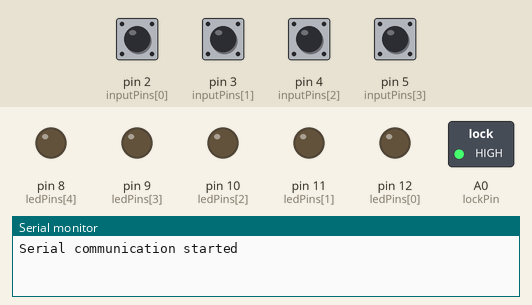
Bench run of a sketch on a simulated Arduino Uno, built with avr-gcc and run on an emulated ATmega328P. Shown: switched loads named in the sketch (green lamp = pin HIGH), output pins drawn as LEDs (lit = HIGH), the last lines printed to the serial monitor. The test bench sets the inputs (shaded band); at power-on: pin 2 (inputPins[0]), pin 3 (inputPins[1]), pin 4 (inputPins[2]), pin 5 (inputPins[3]) HIGH.

Above: at 1.2 s.
1.3 s: pin 2 (inputPins[0]) pulled LOW for 0.15 s
At 2.3 s:
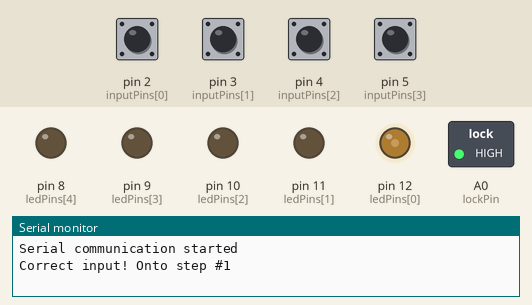
4.3 s: pin 3 (inputPins[1]) pulled LOW for 1 s
At 5.7 s:
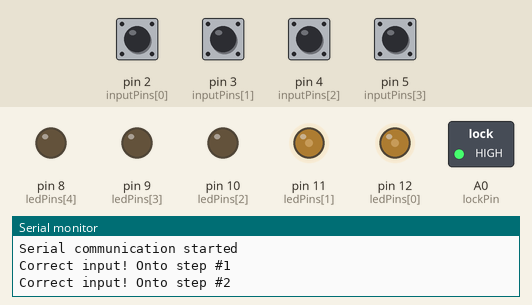
7.3 s: pin 3 (inputPins[1]) pulled LOW for 0.15 s
At 8.0 s:
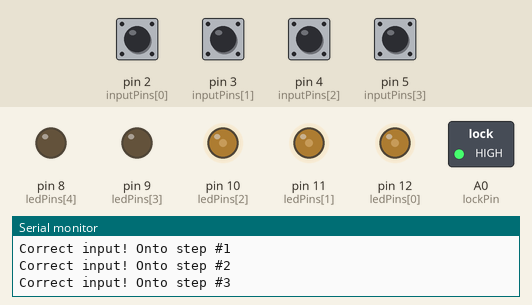
10.3 s: pin 4 (inputPins[2]) pulled LOW for 0.15 s
At 11.5 s:
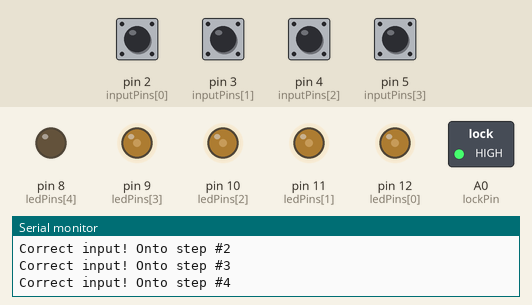
12.0 s: pin 5 (inputPins[3]) pulled LOW for 0.15 s
At 13.2 s:
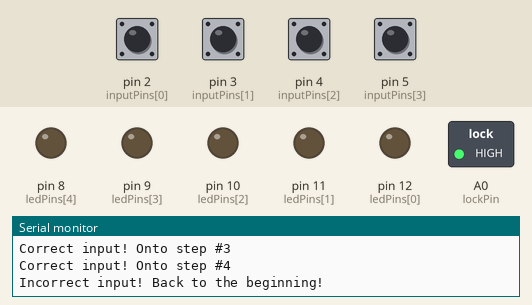
13.6 s: pin 2 (inputPins[0]) pulled LOW for 1 s
At 15.2 s:
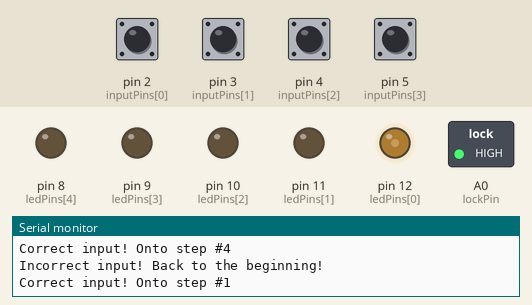
Timing chart, 0 to 16.7 s (numbered marks = the images above; inputs shaded):
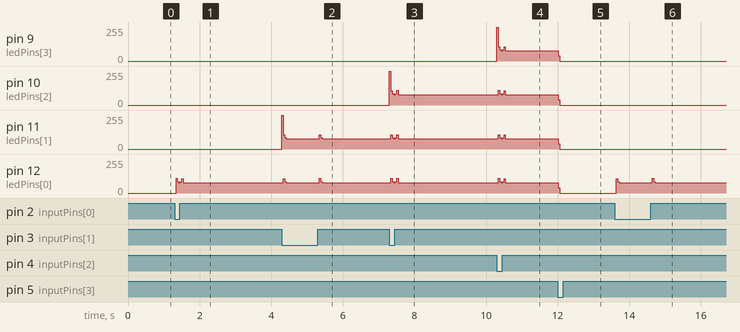

Measured:
- after the input at 1.3 s, pin 12 (ledPins[0]): 0/255 → 78/255 at once
- after the input at 4.3 s, pin 11 (ledPins[1]): 0/255 → 77/255 at once, → 78/255 1.0 s later
- after the input at 7.3 s, pin 10 (ledPins[2]): 0/255 → 78/255 at once
- after the input at 10.3 s, pin 9 (ledPins[3]): 0/255 → 78/255 at once
- after the input at 12.0 s, pin 9 (ledPins[3]), pin 10 (ledPins[2]), pin 11 (ledPins[1]), pin 12 (ledPins[0]): 78/255 → 0/255 at once
- after the input at 13.6 s, pin 12 (ledPins[0]): 0/255 → 77/255 at once, → 78/255 1.0 s later

The sketch:

InputSequence.ino
```cpp
/**
* Input Sequence
*
* Alastair Aitchison (c) 2017
*
* This puzzle requires the user to enter a set of inputs in the correct order.
* i.e. press a sequence of buttons.
* The number of inputs and the length of sequence are customisable.
*/

// DEFINES
// Provides debugging information over serial connection
#define DEBUG

// CONSTANTS
// Define the number of possible "inputs" - i.e. the number of switches, buttons etc. that the player can press
const byte numInputs = 4;
// What pins are those buttons connected to? (other wire should go to ground)
const byte inputPins[numInputs] = {2, 3, 4, 5};
// Define the number of steps in the sequence that the player must follow
const byte numSteps = 10;
// The correct sequence of inputs required to solve the puzzle.
const byte steps[numSteps] = {0, 1, 1, 2, 2, 3, 3, 0, 0, 0,}; // i.e. press button #2 once, then button #3 twice, then button #0, then button #1.
// These pins are used to light up LEDs to show the player's progress, so one output pin per step in the puzzle.
const byte ledPins[numSteps] = {12, 11, 10, 9, 8, 12, 11, 10, 9, 8};
// This pin will be driven LOW to release a lock when puzzle is solved
const byte lockPin = A0;

// GLOBALS
// Assume the default state of each switch is HIGH.
bool lastInputState[] = {HIGH, HIGH, HIGH, HIGH};
// What step of the sequence is the player currently on?
int currentStep = 0;

// Switches can "bounce" when they open/close, generating a flurry of false readings
// To prevent this, we'll add a short delay between each time an input value
// is read.
// The last time the input switch was toggled
unsigned long lastDebounceTime = 0;
// The amount of time (in ms) to wait before reading again
unsigned long debounceDelay = 50;

// Setup function runs once when first starting (or resetting) the board
void setup() {

  // Initialise the input pins that have switches attached
  for(int i=0; i< numInputs; i++){
    pinMode(inputPins[i], INPUT_PULLUP);
  }

  // Initialise the LED pins that show progress through the sequence
  for(int i=0; i< numSteps; i++){
    pinMode(ledPins[i], OUTPUT);
  }

  // Set the lock pin as output and secure the lock
  pinMode(lockPin, OUTPUT);
  digitalWrite(lockPin, HIGH);

  #ifdef DEBUG
    // Open communications on serial port
    Serial.begin(9600);
    Serial.println(F("Serial communication started"));
  #endif
}

// The main program loop runs continuously
void loop() {

  // Check that we've waited at least "debounceDelay" since last input
  if ( (millis() - lastDebounceTime) > debounceDelay) {

    // Loop through all the inputs
    for(int i=0; i<numInputs; i++){
      int currentInputState = digitalRead(inputPins[i]);

      // If the input has changed, reset the debounce timer
      if(currentInputState != lastInputState[i]) {
        lastDebounceTime = millis();
      }

      // If the input is currently being pressed (and wasn't before)
      // Note that since the input pins are configured as INPUT_PULLUP,
      // they read as LOW when pressed and HIGH when not.
      if(currentInputState == LOW && lastInputState[i] == HIGH) {
        // Was this the correct input for this step of the sequence?
        if(steps[currentStep] == i) {
          currentStep++;

          #ifdef DEBUG
            Serial.print(F("Correct input! Onto step #"));
            Serial.println(currentStep);
          #endif
        }
        // Incorrect input!
        else {
          currentStep = 0;
          Serial.println(F("Incorrect input! Back to the beginning!"));
        }
      }

      // Update the stored value for this input
      lastInputState[i] = currentInputState;
    }
  }

  // Check whether the puzzle has been solved
  if(currentStep == numSteps){
    onSolve();
  }

  // Turn on the number of LEDs corresponding to the current step
  for(int i=0; i<numSteps; i++){
    digitalWrite(ledPins[i], (i < currentStep ? HIGH : LOW));
  }
}

// Takes action when the puzzle becomes solved
void onSolve(){

  #ifdef DEBUG
    // Print a message
    Serial.println(F("Puzzle Solved!"));
  #endif

  // Release the lock
  digitalWrite(lockPin, LOW);

  // Loop forever
  while(true){

    // Flash LEDs
    for(int i=0; i<numSteps; i++){
      digitalWrite(ledPins[i], HIGH);
      delay(100);
    }
    delay(100);
    for(int i=0; i<numSteps; i++){
      digitalWrite(ledPins[i], LOW);
      delay(100);
    }
  }
}
```
